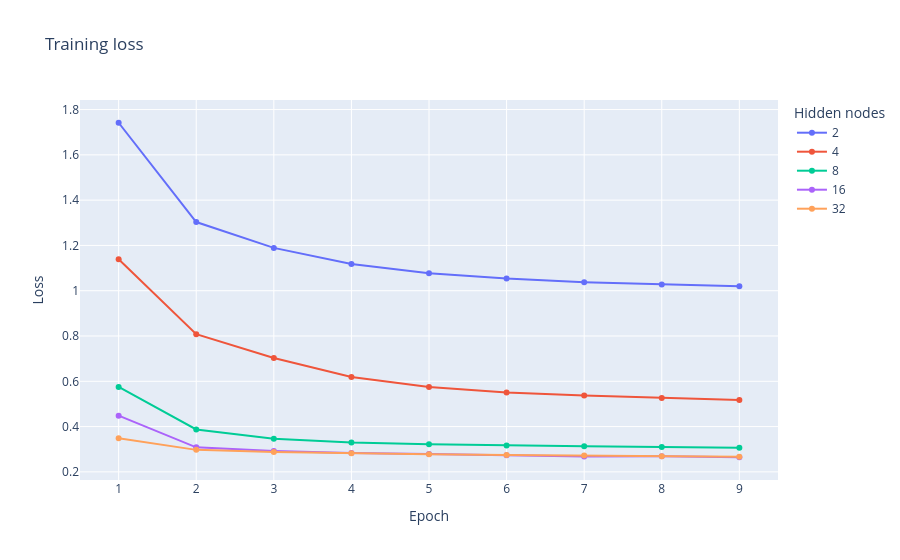
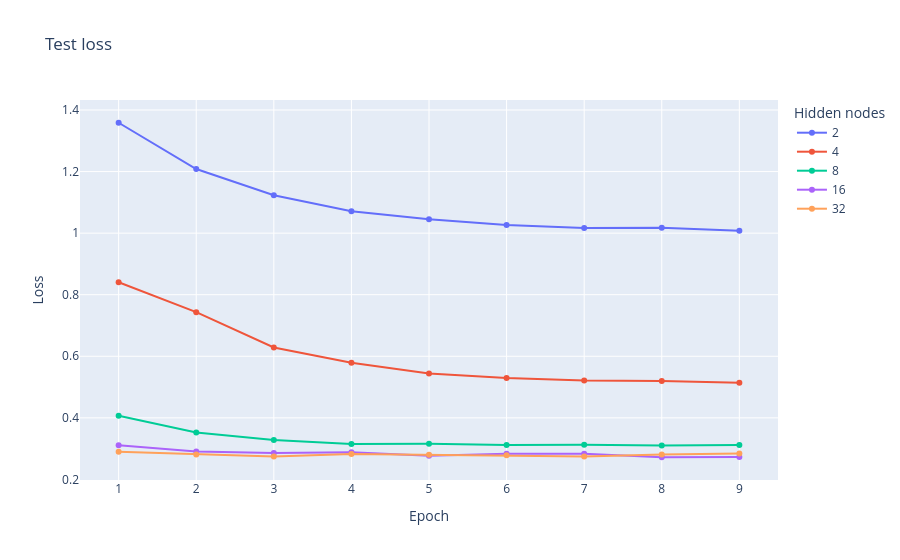

The code cell stored with these charts, in order, in its notebook:
### Code cell
# visualise training and testing data
epochs = np.arange(1, hyperparams["num_epochs"]+1)
train_fig = go.Figure()
for hidden_node, train_loss in train_losses.items():
    train_fig.add_trace(go.Scatter(x=epochs, y=train_loss, mode='lines+markers', name=str(hidden_node)))

train_fig.update_layout(title="Training loss",
                  xaxis_title="Epoch",
                  yaxis_title="Loss",
                  legend_title="Hidden nodes"
                  )
train_fig.show()

test_fig = go.Figure()
for hidden_node, test_loss in test_losses.items():
    test_fig.add_trace(go.Scatter(x=epochs, y=test_loss, mode='lines+markers', name=str(hidden_node)))

test_fig.update_layout(title="Test loss",
                  xaxis_title="Epoch",
                  yaxis_title="Loss",
                  legend_title="Hidden nodes",
                  )
test_fig.show()

### Figure 1 — Plotly figure (JSON) as saved in the notebook; plotly's stock layout.template omitted (floating-point values rounded to 4 significant figures)
{"data": [{"mode": "lines+markers", "name": "2", "type": "scatter", "x": [1, 2, 3, 4, 5, 6, 7, 8, 9, 10], "y": [1.742, 1.303, 1.189, 1.118, 1.078, 1.053, 1.037, 1.027, 1.02]}, {"mode": "lines+markers", "name": "4", "type": "scatter", "x": [1, 2, 3, 4, 5, 6, 7, 8, 9, 10], "y": [1.139, 0.8081, 0.703, 0.6186, 0.5744, 0.55, 0.537, 0.5264, 0.5177]}, {"mode": "lines+markers", "name": "8", "type": "scatter", "x": [1, 2, 3, 4, 5, 6, 7, 8, 9, 10], "y": [0.5752, 0.3875, 0.3464, 0.33, 0.3219, 0.3159, 0.3128, 0.3098, 0.3063]}, {"mode": "lines+markers", "name": "16", "type": "scatter", "x": [1, 2, 3, 4, 5, 6, 7, 8, 9, 10], "y": [0.4484, 0.3082, 0.2924, 0.2836, 0.2788, 0.2738, 0.2684, 0.2685, 0.2646]}, {"mode": "lines+markers", "name": "32", "type": "scatter", "x": [1, 2, 3, 4, 5, 6, 7, 8, 9, 10], "y": [0.3486, 0.2972, 0.2877, 0.282, 0.2782, 0.2744, 0.2724, 0.2689, 0.2663]}], "layout": {"legend": {"title": {"text": "Hidden nodes"}}, "title": {"text": "Training loss"}, "xaxis": {"title": {"text": "Epoch"}}, "yaxis": {"title": {"text": "Loss"}}}}

### Figure 2 — Plotly figure (JSON) as saved in the notebook; plotly's stock layout.template omitted (floating-point values rounded to 4 significant figures)
{"data": [{"mode": "lines+markers", "name": "2", "type": "scatter", "x": [1, 2, 3, 4, 5, 6, 7, 8, 9, 10], "y": [1.359, 1.208, 1.123, 1.071, 1.045, 1.027, 1.017, 1.017, 1.008]}, {"mode": "lines+markers", "name": "4", "type": "scatter", "x": [1, 2, 3, 4, 5, 6, 7, 8, 9, 10], "y": [0.8403, 0.7434, 0.6286, 0.5791, 0.5443, 0.5293, 0.5214, 0.5201, 0.5139]}, {"mode": "lines+markers", "name": "8", "type": "scatter", "x": [1, 2, 3, 4, 5, 6, 7, 8, 9, 10], "y": [0.4065, 0.3524, 0.3284, 0.3153, 0.3155, 0.3115, 0.3126, 0.3101, 0.3117]}, {"mode": "lines+markers", "name": "16", "type": "scatter", "x": [1, 2, 3, 4, 5, 6, 7, 8, 9, 10], "y": [0.3112, 0.2906, 0.2861, 0.2882, 0.2772, 0.2832, 0.2832, 0.272, 0.2731]}, {"mode": "lines+markers", "name": "32", "type": "scatter", "x": [1, 2, 3, 4, 5, 6, 7, 8, 9, 10], "y": [0.2897, 0.2813, 0.2747, 0.2828, 0.28, 0.2784, 0.2745, 0.2807, 0.2844]}], "layout": {"legend": {"title": {"text": "Hidden nodes"}}, "title": {"text": "Test loss"}, "xaxis": {"title": {"text": "Epoch"}}, "yaxis": {"title": {"text": "Loss"}}}}
